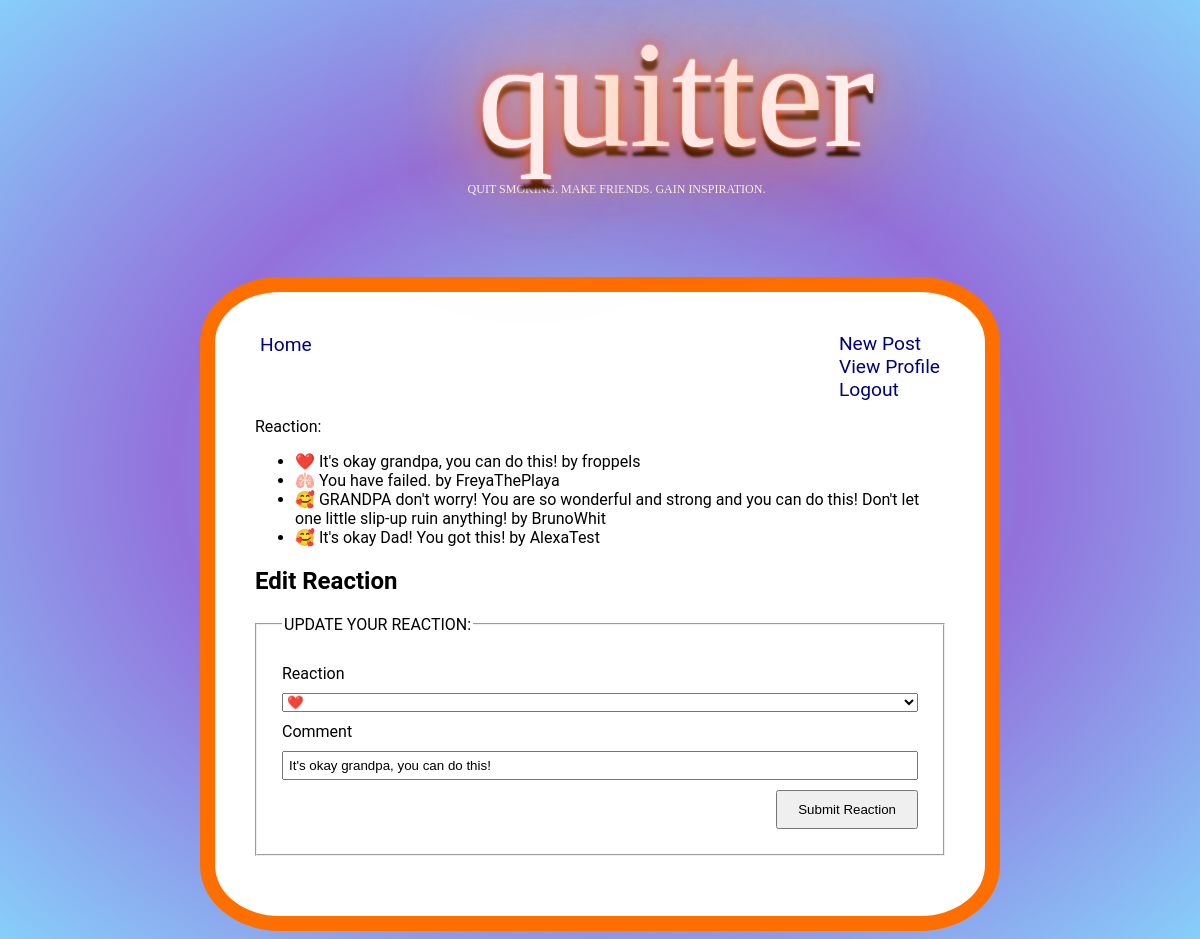
Screenshot of /post/1/reaction/10/edit (signed in) with the database file from the repository.
### quitter_app/models.py (models this page shows, shortened)
class Reaction(db.Model):
    id = db.Column(db.Integer, primary_key=True)
    reaction = db.Column(db.Enum(ReactionEmoji))
    comment = db.Column(db.String(8000))
    photo_url = db.Column(URLType)
    created_by_id = db.Column(db.Integer, db.ForeignKey('user.id'))
    created_by = db.relationship('User')
    post_id = db.Column(db.Integer, db.ForeignKey('post.id'))
    post = db.relationship('Post', back_populates='reactions')

class User(UserMixin, db.Model):
    id = db.Column(db.Integer, primary_key=True)
    username = db.Column(db.String(80), nullable=False, unique=True)
    password = db.Column(db.String(200), nullable=False)
    first_name = db.Column(db.String(200))
    last_name = db.Column(db.String(200))
    email = db.Column(db.String(200))
    birth_date = db.Column(db.Date)
    quit_date = db.Column(db.Date)
    avg_cigs = db.Column(db.Integer)
    about_me = db.Column(db.String(8000))
    profile_pic = db.Column(URLType)
    posts = db.relationship('Post', back_populates='created_by')
    reactions = db.relationship('Reaction', back_populates='created_by')
    friend_list = db.relationship(
        'User', secondary='user_friend',
        primaryjoin=id==friend_list_table.c.user_id,
        secondaryjoin=id==friend_list_table.c.friend_id,
        backref='friends'
    )

### quitter_app/main/routes.py (the view)
@main.route('/post/<int:post_id>/reaction/<int:reaction_id>/edit', methods=['GET', 'POST'])
@login_required
def edit_reaction(post_id, reaction_id):
    reaction = Reaction.query.get_or_404(reaction_id)
    post = reaction.post
    if reaction.created_by != current_user:
        abort(403)
    form = ReactionForm(obj=reaction)
    if form.delete.data:
        return redirect(url_for('main.delete_reaction', reaction_id=reaction.id))
    if form.validate_on_submit():
        form.populate_obj(reaction)
        db.session.add(reaction)
        db.session.commit()
        flash(f'Good News! Your reaction was UPDATED successfully.')
        return redirect(url_for('main.homepage'))
    elif request.method == 'GET':
        form.comment.data = reaction.comment
    if reaction is None:
        flash('Reaction does not exist.')
        return redirect(url_for('main.homepage'))
    return render_template('edit_reaction.html', title='Edit Reaction', form=form, post=post, reaction=reaction)

### quitter_app/main/forms.py
class ReactionForm(FlaskForm):
    reaction = SelectField('Reaction', choices=ReactionEmoji.choices())
    comment = StringField('Comment')
    photo_url = StringField('Photo/GIF')
    submit = SubmitField('Submit Reaction')
    delete = SubmitField('Delete Reaction')

### quitter_app/extensions.py (called while the page is built)
@login_manager.user_loader
def load_user(user_id):
    return User.query.get(user_id)

### quitter_app/utils.py (called while the page is built)
    def __str__(self):
        return str(self.value)

### quitter_app/templates/edit_reaction.html (shortened to what this page needs)
{% extends 'base.html' %}
{% block content %}
<nav>
    <a href="/">Home</a>
    <div>
        {% if current_user.is_authenticated %}
            <a href="/new_post">New Post</a>
        <br>
            <a href="/profile/{{current_user.username}}">View Profile</a>
        <br>
            <a href="/logout">Logout</a>
        {% else %}
            <a href="/signup">Sign Up</a>
            <a href="/login">Log In</a>
        {% endif %}
    </div>
  </nav>
  <p>Reaction:</p>
  <ul>
    {% for reaction in post.reactions %}
      <li>{{ reaction.reaction }} {{ reaction.comment }} by {{ reaction.created_by.username }}</li>
    {% endfor %}
  </ul>
  <h2>Edit Reaction</h2>
    <form method="POST" action="{{ url_for('main.edit_reaction', post_id=post.id, reaction_id=reaction.id) }}">
        <fieldset>
        <legend>UPDATE YOUR REACTION:</legend>
        {{ form.reaction.label }}
        {{ form.reaction }}
        {{ form.comment.label }}
        {{ form.comment }}
        {{ form.submit }}
        </fieldset>
    </form>
{% endblock %}

### quitter_app/templates/base.html (shortened to what this page needs)
<!DOCTYPE html>
<html>
    <head>
        <header>
            <div class="logo">
                <b>qu<span>i</span>tt<span>e</span>r</b>
            </div>
            <div class="Title-Subtitle">QUIT SMOKING. MAKE FRIENDS. GAIN INSPIRATION.</div>
        </header>
        <div>
        <link rel="stylesheet" href="/static/style.css?v=1.0.0">
    </head>
    <body>
        <div id="content">
            {% block content %}{% endblock %}
        </div>
    </body>
</html>

### quitter_app/static/style.css (style rules this page uses)
body { display: flex; flex-direction: column; align-items: center; background: radial-gradient(#87cefa, #9370db, #87cefa); font-family: Roboto; min-height: 100vh; }
#content { width: 70%; max-width: auto; min-width: 800px; background-color: white; padding: 40px; border: 15px solid rgb(255, 111, 0); border-radius: 10%; box-sizing: border-box; margin: auto; }
.logo b { font: 400 19vh "Pacifico"; color: #fee; position: relative; justify-content: center; padding-left: 1em; text-align: center; text-shadow: 0 -40px 100px, 0 0 2px, 0 0 1em #ff6700, 0 0 0.5em #fe8802, 0 0 0.1em #fe3403, 0 10px 3px #000; }
.logo b span { animation: blink linear infinite 2s; }
.logo b span:nth-of-type(2) { animation: blink linear infinite 3s; }
.Title-Subtitle { font-size: 12px; font-family: monaco; color: white; margin: 0; margin-top: 0; margin-bottom: 10px; padding-bottom: 70px; padding-left: 2.75em; justify-content: center; text-align: center; }
nav { width: 100%; display: flex; flex-direction: row; justify-content: space-between; }
nav a { color: navy; text-decoration: none; padding: 1px 5px; font-size: 1.2em; }
fieldset { display: flex; flex-direction: column; margin: 20px 0; padding: 20px; }
fieldset * { margin: 5px; }
fieldset input { padding: 5px; }
input[type="submit"] { padding: 10px 20px; align-self: flex-end; }

### rows the page displays
Reaction: reaction "❤️", comment "It's okay grandpa, you can do this!", created_by.username "froppels"
Reaction: reaction "🫁", comment "You have failed.", created_by.username "FreyaThePlaya"
Reaction: reaction "🥰", comment "GRANDPA don't worry! You are so wonderful and strong and you can do this! Don't let one little slip-up ruin anything!", created_by.username "BrunoWhit"
Reaction: reaction "🥰", comment "It's okay Dad! You got this!", created_by.username "AlexaTest"
